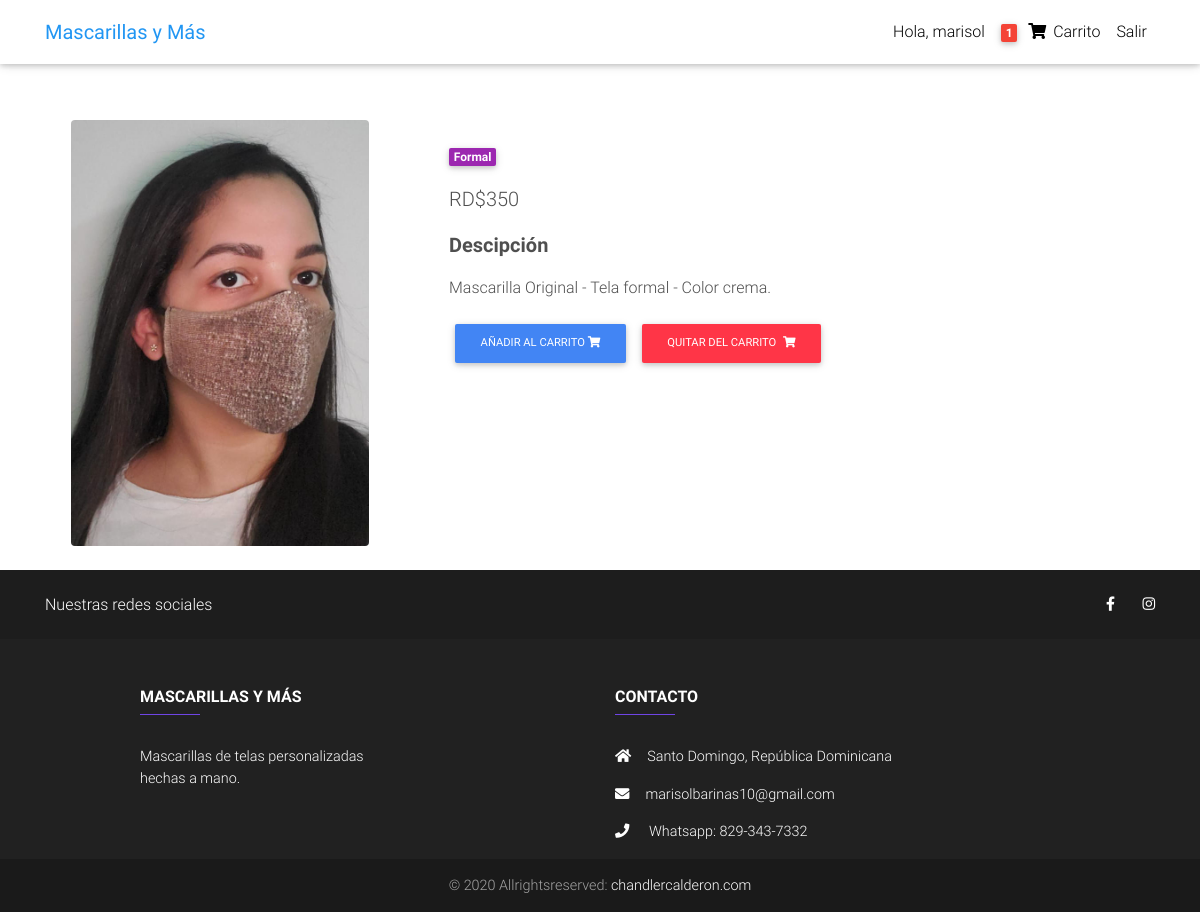
Screenshot of /product/original-crema/ (signed in) with the database file from the repository.
### catalog/models.py (models this page shows, shortened)
class Order(models.Model):
    user = models.ForeignKey(User, on_delete=models.CASCADE)
    items = models.ManyToManyField(OrderItem)
    promo = models.ManyToManyField(Promo)
    address = models.ForeignKey("Address", on_delete=models.SET_NULL, blank=True, null=True)
    ordered = models.BooleanField(default=False)
    start_date = models.DateTimeField(auto_now_add=True)
    ordered_date = models.DateTimeField()

class Item(models.Model):
    title = models.CharField(max_length=40)
    price = models.IntegerField()
    discount_price = models.IntegerField(blank=True, null=True)
    slug = models.SlugField()
    status = models.name = models.CharField(max_length=200)
    category = models.CharField(choices=CATEGORY_CHOICES, max_length=2)
    label = models.CharField(choices=LABEL_CHOICES, max_length=2)
    description = models.TextField()
    image = models.ImageField(default='default.jpg', upload_to='static/images')
    def get_add_to_cart_url(self):
        return reverse('add_to_cart', kwargs={'slug':self.slug})
    def get_remove_from_cart_url(self):
        return reverse('remove_from_cart', kwargs={'slug':self.slug})

### catalog/views.py (the view)
# urls.py: path('product/<slug>/', ProductDetail.as_view(), name="product"),
class ProductDetail(DetailView):
    model = Item
    template_name = 'product.html'

### catalog/templatetags/cart_template_tags.py (called while the page is built)
@register.filter
def cart_item_count(user):
    if user.is_authenticated:
        qs = Order.objects.filter(user=user, ordered=False)
        if qs.exists():
            order = qs[0]
            return order.items.count()
        else:
            return 0

### templates/product.html (shortened to what this page needs)
{% extends 'base.html' %}
{% load static %}
{% block content %}
  <main class="mt-5 pt-4">
    <div class="container dark-grey-text mt-5">
      <div class="row wow fadeIn">
        <div class="col-md-4 mb-4 text-center">
          <img src="{{object.image.url}}" style="height:auto; max-width:85%;" class="rounded" alt="">
        </div>
        <div class="col-md-6 mb-4">
          <div class="p-4">
            <div class="mb-3">
              <a href="">
                <span class="badge purple mr-1">{{object.get_category_display}}</span>
              </a>
            </div>
            <p class="lead">
              <span class="mr-1">
                {% if object.discount_price  %}
                  <del>RD${{object.price}}</del>
                  <span>RD${{object.discount_price}}</span>
                {% else %}
                  <span>RD${{object.price}}</span>
                {% endif %}
              </span>
            </p>
            <p class="lead font-weight-bold">Descipción</p>
            <p>{{object.description}}</p>
            {% if request.user.is_authenticated %}
            <a href="{{object.get_add_to_cart_url}}" class="btn btn-primary btn-md my-2 p" type="submit">Añadir al carrito
              <i class="fas fa-shopping-cart"></i>
            </a>
            <a href="{{object.get_remove_from_cart_url}}" class="btn btn-danger btn-md my-2 p" type="submit">Quitar del carrito
              <i class="fas fa-shopping-cart ml-1"></i>
            </a>
            {% else %}
            <div class="mt-5 bold">
            *Debe de iniciar sesión para poder usar el carrito
            {% endif %}
            </div>
          </div>
        </div>
      </div>
  </main>
  {% endblock %}

### templates/base.html (shortened to what this page needs)
{% load static %}
{% load cart_template_tags %}
<!doctype html>
<html lang="en">
<head>
  <link rel="stylesheet" href="https://use.fontawesome.com/releases/v5.11.2/css/all.css">
  <link href="{% static 'css/bootstrap.min.css' %}" rel="stylesheet">
  <link href="{% static 'css/mdb.min.css' %}" rel="stylesheet">
  <link href="{% static 'css/style.min.css' %}" rel="stylesheet">
</head>
<body>
  <nav class="navbar fixed-top navbar-expand-lg navbar-light white scrolling-navbar">
    <div class="container">
      <a class="navbar-brand waves-effect" href="/" >
        <strong class="blue-text">Mascarillas y Más</strong>
      </a>
      <div class="collapse navbar-collapse" id="navbarSupportedContent">
        <ul class="navbar-nav nav-flex-icons">
          {% if request.user.is_authenticated %}
          <li class="nav-item">
            <a class="nav-link waves-effect" href="#">Hola, {{request.user.username}}
            </a>
          </li>
          <li class="nav-item">
            <a href="{% url 'order_summary' %}" class="nav-link waves-effect">
              <span class="badge red z-depth-1 mr-1">{{ request.user|cart_item_count }}</span>
              <i class="fas fa-shopping-cart"></i>
              <span class="clearfix d-none d-sm-inline-block"> Carrito </span>
            </a>
          </li>
          <li class="nav-item">
            <a class="nav-link waves-effect" href="{% url 'account_logout' %}">Salir
            </a>
          </li>
          {% endif %}
        </ul>
      </div>
    </div>
  </nav>
  {% block content %}{% endblock %}
<footer class="page-footer font-small elegant-color-dark">
  <div style="background-color: #1d1d1d;">
    <div class="container">
      <div class="row py-4 d-flex align-items-center">
        <div
          class="col-md-6 col-lg-5 text-center text-md-left mb-4 mb-md-0"
        >
          <h6 class="mb-0">Nuestras redes sociales</h6>
        </div>
        <div class="col-md-6 col-lg-7 text-center text-md-right">
          <a class="fb-ic">
            <i class="fab fa-facebook-f white-text mr-4"> </i>
          </a>
          <a class="ins-ic">
            <i class="fab fa-instagram white-text"> </i>
          </a>
        </div>
      </div>
    </div>
  </div>
  <div class="container text-center text-md-left mt-5">
    <div class="row mt-3">
      <div class="col-md-3 col-lg-4 col-xl-3 mx-auto mb-4">
        <h6 class="text-uppercase font-weight-bold">Mascarillas y Más</h6>
        <hr
          class="deep-purple accent-2 mb-4 mt-0 d-inline-block mx-auto"
          style="width: 60px;"
        />
        <p>
          Mascarillas de telas personalizadas hechas a mano.
        </p>
      </div>
      <div class="col-md-5 col-lg-5 col-xl-5 mx-auto mb-md-0 mb-4">
        <h6 class="text-uppercase font-weight-bold">Contacto</h6>
        <hr
          class="deep-purple accent-2 mb-4 mt-0 d-inline-block mx-auto"
          style="width: 60px;"
        />
        <p><i class="fas fa-home mr-3"></i>Santo Domingo, República Dominicana</p>
        <p><i class="fas fa-envelope mr-3"></i>marisolbarinas10@gmail.com</p>
        <p><i class="fas fa-phone mr-3"></i> Whatsapp: 829-343-7332</p>
      </div>
    </div>
  </div>
  <div class="footer-copyright text-center py-3">
    © 2020 Allrightsreserved:
    <a href="http://chandlercalderon.com">chandlercalderon.com</a>
  </div>
</footer>
</body>
</html>

### templates/base.html (style rules this page uses)
html, body, header, .carousel { height: 60vh; }

### rows the page displays
Item: image (picture), category "Formal", price "350", description "Mascarilla Original - Tela formal - Color crema."

### other values shown
{{ request.user.username }} "marisol"
{{ request.user|cart_item_count }} "1"
